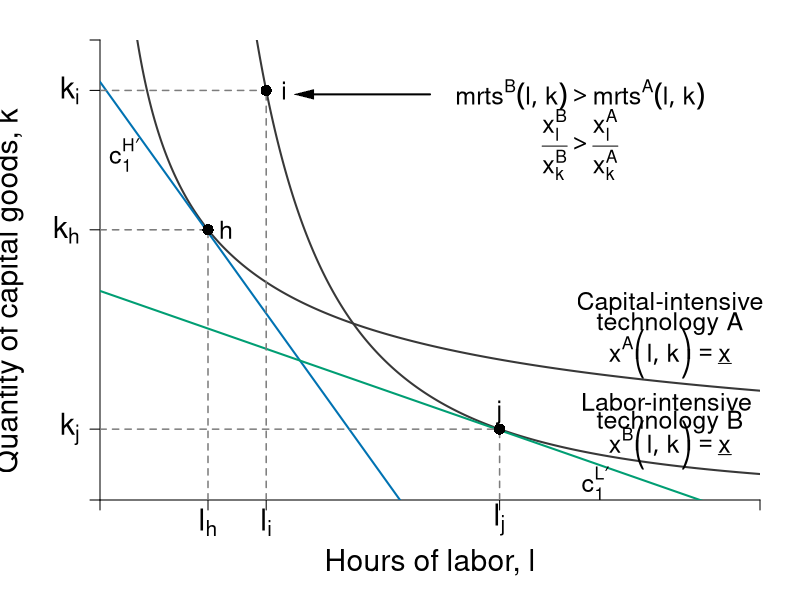

The R script that drew this image:
#Graph Designer: Simon Halliday
#Authors: Bowles, Foley and Halliday
#Title: Coordination, Conflict and Competition: A Text in Microeconomics

library(shape)
pdf(file = "specprodexch/techvariables1.pdf", width = 7, height = 7)

#Set parameters for graphics
pointsize <- 1.8
axislabelsize <- 1.8
labelsize <- 1.5
namesize <- 1.8
annotatesize <- 1.5
graphlinewidth <- 2
segmentlinewidth <- 1.5

COL <- c("#7fc97f", "#beaed4", "#fdc086", "#ffff99", "#386cb0", "#f0027f", "#bf5b17", "#666666")
COLA <- c("#e0f3db", "#99d8c9","#66c2a4","#41ae76", "#238b45", "#005824")
COLB <- c("#c6dbef", "#4eb3d3", "#2b8cbe", "#0868ac","#084081")
grays <- gray.colors(25, start = 1, end = 0)
CBCols <- c("#009E73","#0072B2","#E69F00")

#Edited the margins to cater for the larger LHS labels
par(mar =  c(5, 5, 2, 2))

isoquant <- function(l, alpha = 0.7, xbar = 4) {
  (xbar / l^alpha)^(1/(1 - alpha))
}

isocost <- function(l, m = 100, pl = 20, pk = 10){
  m/pk - (pl/pk)*l
}

xlims <- c(0, 11)
ylims <- c(0, 11)

npts <- 501 
x <- seq(xlims[1], xlims[2], length.out = npts)
y <- seq(ylims[1], ylims[2], length.out = npts) 
a <- c(2, 4, 6)

plot(0, 0, xlim = xlims, ylim = ylims, 
     type = "n",
     xlab = expression(paste("")),
     ylab = expression(paste("")), 
     xaxt = "n", 
     yaxt = "n", 
     bty = "n", 
     xaxs="i", 
     yaxs="i"
)


# ticksy <- seq(from = 0, to = ylims[2], by = 1)
# ylabels <- seq(from = 0, to = ylims[2], by = 1)
# ticksx <- seq(from = 0, to = xlims[2], by = 1)
# xlabels <- seq(from = 0, to = xlims[2], by = 1)
ticksy <- c(0, isoquant(l = 6.66, alpha = 2/3, xbar = 4.22), isoquant(l = 1.8, alpha = 1/3, xbar = 4.22), isoquant(l = 2.77, alpha = 2/3, xbar = 4.22),  ylims[2])
ylabels <- c(NA, expression(paste(k[j])), expression(paste(k[h])), expression(paste(k[i])), NA)
ticksx <- c(0, 1.8, 2.77, 6.66, xlims[2])
xlabels <- c(NA, expression(paste(l[h])), expression(paste(l[i])), expression(paste(l[j])), NA)

axis(1, at = ticksx, pos = 0, labels = xlabels, las = 1, cex.axis = axislabelsize)
axis(2, at = ticksy, pos = 0, labels = ylabels, cex.axis = axislabelsize, las = 2)

npts <- 500 
xx1 <- seq(xlims[1], xlims[2], length.out = npts)
xx2 <- seq(0, xlims[2], length.out = npts)
xx3 <- seq(1.5, 2.5, length.out = npts)
xx4 <- seq(3, 5, length.out = npts)
xx5 <- seq(7, 9, length.out = npts)

#Draw the graphs
lines(xx1, isoquant(xx1, alpha = 2/3, xbar = 4.22), col = "grey22", lwd = graphlinewidth)
lines(xx1, isoquant(xx1, alpha = 1/3, xbar = 4.22), col = "grey22", lwd = graphlinewidth)
lines(xx1, isocost(xx1, m = 100, pk = 10, pl = 20), col = CBCols[2], lwd = graphlinewidth)
lines(xx1, isocost(xx1, m = 100, pk = 20, pl = 10), col = CBCols[1], lwd = graphlinewidth)

#Axis labels
mtext(expression(paste("Hours of labor, ", l)), side = 1, line = 3, cex = axislabelsize)
text(-1.5, 5, expression(paste("Quantity of capital goods, ", k)), xpd = TRUE, cex = axislabelsize, srt = 90) 


#Label the isoquants
text(9.5, 4.7, expression(paste("Capital-intensive")), xpd = TRUE,cex = labelsize)
text(9.5, 4.2, expression(paste("technology A")), xpd = TRUE, cex = labelsize)
text(9.5, 3.5, expression(paste(x^A*bgroup("(", list(l,k),")")) == underline(x)), xpd = TRUE, cex = labelsize)


text(9.5, 2.35, expression(paste("Labor-intensive ")), xpd = TRUE, cex = labelsize)
text(9.5, 1.85, expression(paste("technology B")), xpd = TRUE, cex = labelsize)
text(9.5, 1.32, expression(paste(x^B*bgroup("(", list(l,k),")")) == underline(x)), xpd = TRUE, cex = labelsize)

text(8, 9.7, expression(paste(mrts^B*(list(l,k)) > mrts^A*(list(l,k)))), cex = labelsize)
text(8, 8.5, expression(paste(frac(x[l]^B, x[k]^B) > frac(x[l]^A, x[k]^A))), cex = labelsize)
#text(8, 7.5, expression(paste("along the ray ", frac(k,l))), cex = labelsize)
Arrows(5.5, 9.7, 3.4, 9.7, col = "black", lty = 1, lwd = 2, arr.type = "triangle", arr.lwd = 0.5)

# Arrows(8, 3.6, 8, 2.4, col = "black", lty = 1, lwd = 2, arr.type = "triangle", arr.lwd = 0.5)
# 
# text(4, 6, expression(paste(trs(l,k) == frac(4,4), phantom()==1)), cex = labelsize)
# Arrows(4, 5.6, 4, 4.4, col = "black", lty = 1, lwd = 2, arr.type = "triangle", arr.lwd = 0.5)
# 
# text(4, 8, expression(paste(trs(l,k) == frac(8,2), phantom() == 4)), cex = labelsize)
# Arrows(3.05, 8, 2.3, 8, col = "black", lty = 1, lwd = 2, arr.type = "triangle", arr.lwd = 0.5)


#Ray from t he origin
#segments(0, 0, 3.1, ylims[2], lty = 2, col = "grey22" , lwd = segmentlinewidth)

# segments(0, 8, 2.9705, 8, lty = 2, col = grays[20] , lwd = segmentlinewidth)
#segments(2.9705, 0, 2.9705, 8, lty = 2, col = grays[20] , lwd = segmentlinewidth)
# segments(2, 0, 2, 8, lty = 2, col = grays[20] , lwd = segmentlinewidth)
# segments(4, 0, 4, 4, lty = 2, col = grays[20] , lwd = segmentlinewidth)



segments(0, isoquant(l = 1.8, alpha = 1/3, xbar = 4.22), 
         1.8, isoquant(l = 1.8, alpha = 1/3, xbar = 4.22), 
         lty = 2, col = grays[20] , lwd = segmentlinewidth)
segments(1.8, 0, 
         1.8, isoquant(l = 1.8, alpha = 1/3, xbar = 4.22), 
         lty = 2, col = grays[20] , lwd = segmentlinewidth)
points(1.8, isoquant(l = 1.8, alpha = 1/3, xbar = 4.22), pch = 16, col = "black", cex = 1.5)
text(1.8 + 0.3, isoquant(l = 1.8, alpha = 1/3, xbar = 4.22), expression(paste(h)), cex = labelsize)


segments(0, isoquant(l = 2.77, alpha = 2/3, xbar = 4.22), 
         2.77, isoquant(l = 2.77, alpha = 2/3, xbar = 4.22), 
         lty = 2, col = grays[20] , lwd = segmentlinewidth)
segments(2.77, 0, 
         2.77, isoquant(l = 2.77, alpha = 2/3, xbar = 4.22), 
         lty = 2, col = grays[20] , lwd = segmentlinewidth)
points(2.77, isoquant(l = 2.77, alpha = 2/3, xbar = 4.22), pch = 16, col = "black", cex = 1.5)
text(2.77 + 0.3, isoquant(l = 2.77, alpha = 2/3, xbar = 4.22), expression(paste(i)), cex = labelsize)


segments(0, isoquant(l = 6.66, alpha = 2/3, xbar = 4.22), 
         6.66, isoquant(l = 6.66, alpha = 2/3, xbar = 4.22), 
         lty = 2, col = grays[20] , lwd = segmentlinewidth)
segments(6.66, 0, 
         6.66, isoquant(l = 6.66, alpha = 2/3, xbar = 4.22), 
         lty = 2, col = grays[20] , lwd = segmentlinewidth)
points(6.66, isoquant(l = 6.66, alpha = 2/3, xbar = 4.22), pch = 16, col = "black", cex = 1.5)
text(6.66, isoquant(l = 6.66, alpha = 2/3, xbar = 4.22) + 0.4, expression(paste(j)), cex = labelsize)


#Label isocosts
text(0.4, 8.25, expression(paste(c[1]^{H*minute})), cex = labelsize)
text(8.25, 0.4, expression(paste(c[1]^{L*minute})), cex = labelsize)
dev.off()
